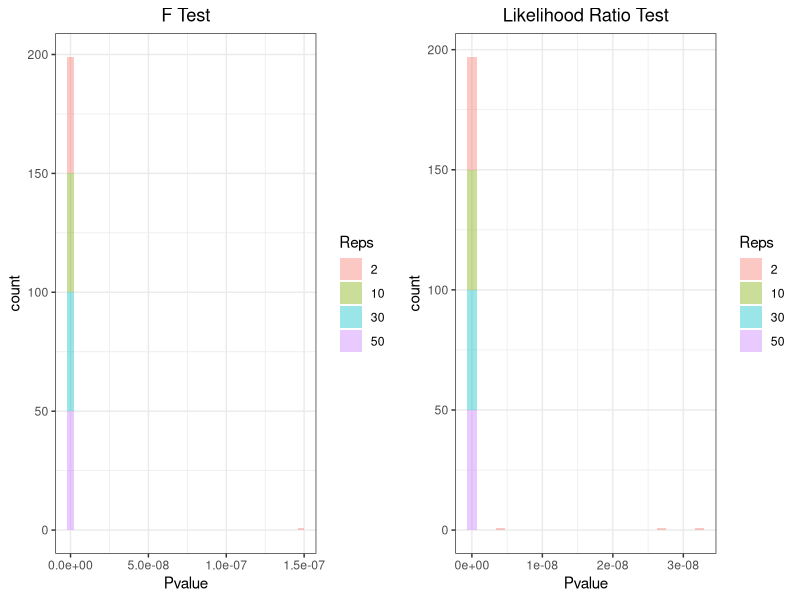
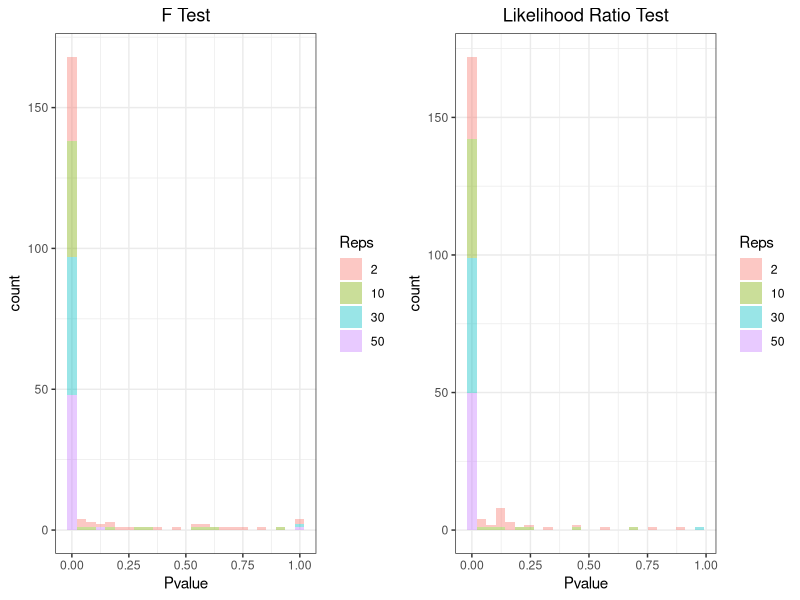
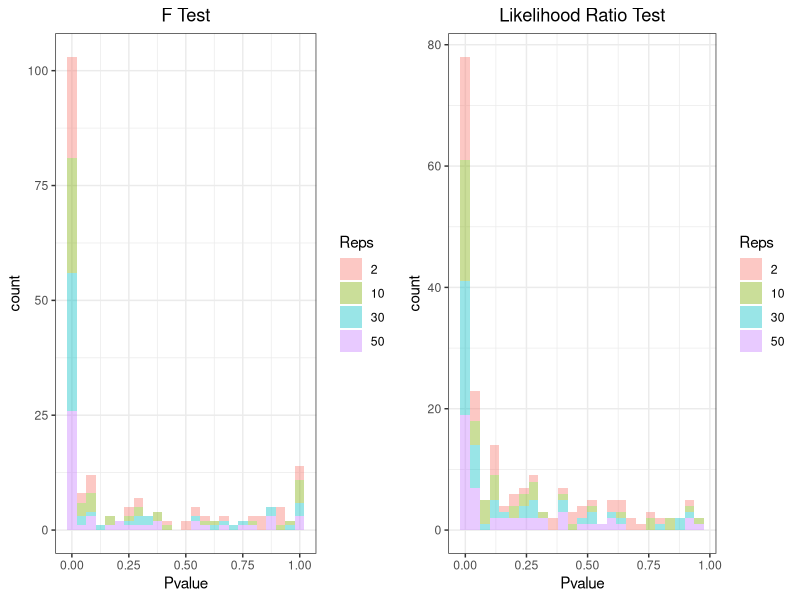

Write the R code that produced these figures, in order.
## ---- chunk 1
library(MASS)
library(dplyr)
library(lme4)
library(nlme)
library(ggplot2)
library(reshape2)
library(gridExtra)
library(kableExtra)
## ---- chunk 2
set.seed(537)

#function to get x matrix
get_y <- function(nreps){
  set.seed(537)
#cell means model 
x <- diag(4)
x1 <- x[1,]
x2 <- x[2,]
x3 <- x[3,]
x4 <- x[4,]

X <- matrix(c(rep(x1,nreps),
         rep(x2,nreps),
         rep(x3,nreps),
         rep(x4,nreps)),
         nrow=nreps*12,ncol=4,byrow=TRUE)

#given the true betas/means
beta <- matrix(c(92,93,98,99),nrow=4,ncol=1)

Z <- matrix(c(rep(x1,nreps*4),
         rep(x2,nreps*4),
         rep(x3,nreps*4)),
         nrow=nreps*3*4,ncol=3,byrow=TRUE)

#Generate u vec
#sigma^2_block = 20
zero_vec <- matrix(rep(0,3),nrow=3,ncol=1)
#G matrix is rxr (6x6)
G <- 20*diag(3)
u <- mvrnorm(1,zero_vec,G)

#Generate error vec
#sigma^2_error = 16
zero_vec2 <- matrix(rep(0,nreps*12),nrow=nreps*12,ncol=1)

R <- 16*diag(nreps*12)
err <- mvrnorm(1,zero_vec2,R)

#Generate y-values
y <- X%*%beta + Z%*%u + err

#create dataset
trts <- matrix(c(rep(c(1,1),nreps),rep(c(1,2),nreps),rep(c(2,1),nreps),rep(c(2,2),nreps)),
               nrow=nreps*12,ncol=2,byrow=TRUE) %>% as.data.frame()
trts

block <- matrix(c(rep(1,nreps*4),rep(2,nreps*4),rep(3,nreps*4)),
                  nrow=nreps*12,ncol=1,byrow=TRUE)
dat <- cbind(trts,block,y)
colnames(dat) <- c("A","B","block","y")

dat
}
df1 <- get_y(nreps=2)
df2 <- get_y(nreps=10) 
df3 <- get_y(nreps=30)
df4 <- get_y(nreps=50)
df5 <- get_y(nreps=100)
## ---- chunk 3

do_Ftest2 <- function(df){
  
df$A <- as.factor(df$A)
df$B <- as.factor(df$B)
fit_reml <- lme(y~ -1 + A:B, random = ~1|block,data=df,method = "ML")
bhat <- fixef(fit_reml) %>% as.data.frame() %>% as.matrix()
rownames(bhat) <- c()
bhat <- bhat %>% as.matrix()
var <- vcov(fit_reml) %>% as.matrix()

C_a <- matrix(c(1/2,-1/2,1/2,-1/2),nrow=1,ncol=4,byrow=TRUE)

C_b <- matrix(c(1/2,1/2,-1/2,-1/2),nrow=1,ncol=4,byrow=TRUE)

C_i <- matrix(c(1,-1,-1,1),nrow=1,ncol=4,byrow=TRUE)

f_stat <- function(mat){
t(mat%*%bhat) %*% solve(mat%*%var%*%t(mat)) %*% (mat%*%bhat)
}
fa <- f_stat(C_a)[1]/1 #df = 1 (2 levels of trt B - 1)
fb <- f_stat(C_b)[1]/1 #df = 1 (2 levels of trt B - 1)
fi <- f_stat(C_i)[1]/1 #df = 1

pa <- 1 - pf(fa,3,nrow(df)-3) 
pb <- 1 - pf(fb,3,nrow(df)-3) 
pi <- 1 - pf(fi,3,nrow(df)-3) 

f_tab <- data.frame("test A"=pa,"test B"=pb,"test Interaction"=pi)
f_tab
}

df_F2 <- rbind(do_Ftest2(df1),do_Ftest2(df2),do_Ftest2(df3),do_Ftest2(df4),do_Ftest2(df5)) %>% as.data.frame()
df_F2 <- cbind(c(2,10,30,50,100),df_F2)
colnames(df_F2) <- c("Repetitions","A","B","Interaction")
df_F2 <- df_F2 %>% round(4)
kable(df_F2) %>% kable_styling(position="center",latex_options="HOLD_position")
## ---- chunk 4

do_LRT <- function(df){
full_mod <- lme(y ~ -1 + A*B, random = ~1|block,data=df,method="ML")

#test trt A 
red_mod1 <- lme(y~ -1 + B, random = ~1|block,data=df,method="ML")
#trt B 
red_mod2 <- lme(y~-1 + A, random = ~1|block, data=df, method="ML")
#interaction
red_mod3 <- lme(y~ -1 + A+B,random = ~1|block, data=df,method="ML")

tab9 <- data.frame("test A"=anova(red_mod1,full_mod)$`p-value`[2],
                   "test B"=anova(red_mod2,full_mod)$`p-value`[2],
                   "test Interaction"=anova(red_mod3,full_mod)$`p-value`[2])
tab9
}

l1 <- do_LRT(df1) %>% round(4)
l2 <- do_LRT(df2) %>% round(4)
l3 <- do_LRT(df3) %>% round(4)
l4 <- do_LRT(df4) %>% round(4)
l5 <- do_LRT(df5) %>% round(4)

df_LRT <- rbind(l1,l2,l3,l4,l5) %>% as.data.frame()
df_LRT <- cbind(c(2,10,30,50,100),df_LRT)
colnames(df_LRT) <- c("Repetitions","A","B","Interaction")
kable(df_LRT) %>% kable_styling(position="center",latex_options="HOLD_position")
## ---- chunk 5
#now, replicate 50 times 
#function to get x matrix
get_yvals <- function(nreps){
#cell means model 
x <- diag(4)
x1 <- x[1,]
x2 <- x[2,]
x3 <- x[3,]
x4 <- x[4,]

X <- matrix(c(rep(x1,nreps),
         rep(x2,nreps),
         rep(x3,nreps),
         rep(x4,nreps)),
         nrow=nreps*12,ncol=4,byrow=TRUE)

#given the true betas/means
beta <- matrix(c(92,93,98,99),nrow=4,ncol=1)

Z <- matrix(c(rep(x1,nreps*4),
         rep(x2,nreps*4),
         rep(x3,nreps*4)),
         nrow=nreps*3*4,ncol=3,byrow=TRUE)

#Generate u vec
#sigma^2_block = 20
zero_vec <- matrix(rep(0,3),nrow=3,ncol=1)
#G matrix is rxr (6x6)
G <- 20*diag(3)
u <- mvrnorm(1,zero_vec,G)

#Generate error vec
#sigma^2_error = 16
zero_vec2 <- matrix(rep(0,nreps*12),nrow=nreps*12,ncol=1)

R <- 16*diag(nreps*12)
err <- mvrnorm(1,zero_vec2,R)

#Generate y-values
y <- X%*%beta + Z%*%u + err
y
}

mydat2 <- replicate(50,get_yvals(nreps=2),simplify="matrix")
mydat10 <- replicate(50,get_yvals(nreps=10),simplify="matrix")
mydat30 <- replicate(50,get_yvals(nreps=30),simplify="matrix")
mydat50 <- replicate(50,get_yvals(nreps=50),simplify="matrix")
#mydat100 <- replicate(50,get_yvals(nreps=100),simplify="matrix")
## ---- chunk 6

#apply the following function to all columns of dataframes
get_df <- function(vals,nreps){
  y <- vals
  trts <- matrix(c(rep(c(1,1),nreps),rep(c(1,2),nreps),rep(c(2,1),nreps),rep(c(2,2),nreps)),
                 nrow=length(vals)*12,ncol=2,byrow=TRUE) %>% as.data.frame()
  trts
  
  block <- matrix(c(rep(1,length(vals)*4),rep(2,length(vals)*4),rep(3,length(vals)*4)),
                  nrow=length(vals)*12,ncol=1,byrow=TRUE)
  dat <- cbind(trts,block,y)
  colnames(dat) <- c("A","B","block","y")
  
  dat
}

list2 <- apply(mydat2,2,get_df,nreps=2)
list10 <- apply(mydat10,2,get_df,nreps=10)
list30 <- apply(mydat30,2,get_df,nreps=30)
list50 <- apply(mydat50,2,get_df,nreps=50)

## ---- chunk 7

## F test WITH Random effect 

### 2 repetitions per trt combination:
list_t2 <- lapply(list2,do_Ftest2)
df_sim2 <- bind_rows(list_t2)

### 10 reps per trt combo: 
list_t10 <- lapply(list10,do_Ftest2)
df_sim10 <- bind_rows(list_t10)

### 30 reps per trt combo: 
list_t30 <- lapply(list30,do_Ftest2)
df_sim30 <- bind_rows(list_t30)

## 50 reps per trt combo: 
list_t50 <- lapply(list50,do_Ftest2)
df_sim50 <- bind_rows(list_t50)

df_sim2$reps <- 2
df_sim10$reps <- 10
df_sim30$reps <- 30
df_sim50$reps <- 50

plottingdf <- rbind(df_sim2,df_sim10,df_sim30,df_sim50)
plottingdf$reps <- as.factor(plottingdf$reps)
testAdf <- plottingdf[,c("test.A","reps")]
testBdf <- plottingdf[,c("test.B","reps")]
testIdf <- plottingdf[,c("test.Interaction","reps")]

#test A 
colnames(testAdf) <- c("Pvalue","Reps")
g1a <- ggplot() + geom_histogram(mapping=aes(x=Pvalue, fill=Reps),data=testAdf,alpha=0.4,bins=35) + 
  labs(title="F Test") + theme_bw() +
  theme(plot.title = element_text(hjust = 0.5)) 

pltdatB <- melt(testBdf,id="test.B")
colnames(testBdf) <- c("Pvalue","Reps")
g2a <- ggplot(testBdf,aes(x=Pvalue, fill=Reps)) + geom_histogram(alpha=0.4,bins=25) + 
  labs(title="F Test") + theme_bw() + 
  theme(plot.title = element_text(hjust = 0.5))

colnames(testIdf) <- c("Pvalue","Reps")
g3a <- ggplot(testIdf,aes(x=Pvalue, fill=Reps)) + geom_histogram(alpha=0.4,bins=25) + 
  labs(title="F Test") + theme_bw() + 
  theme(plot.title = element_text(hjust = 0.5)) 

## ---- chunk 8
## LRT 

### 2 repetitions per trt combination:
list_t2 <- lapply(list2,do_LRT)
df_sim2 <- bind_rows(list_t2)

### 10 reps per trt combo: 
list_t10 <- lapply(list10,do_LRT)
df_sim10 <- bind_rows(list_t10)

### 30 reps per trt combo: 
list_t30 <- lapply(list30,do_LRT)
df_sim30 <- bind_rows(list_t30)

## 50 reps per trt combo: 
list_t50 <- lapply(list50,do_LRT)
df_sim50 <- bind_rows(list_t50)

df_sim2$reps <- 2
df_sim10$reps <- 10
df_sim30$reps <- 30
df_sim50$reps <- 50

plottingdf <- rbind(df_sim2,df_sim10,df_sim30,df_sim50)
plottingdf$reps <- as.factor(plottingdf$reps)
testAdf <- plottingdf[,c("test.A","reps")]
testBdf <- plottingdf[,c("test.B","reps")]
testIdf <- plottingdf[,c("test.Interaction","reps")]

#test A 
colnames(testAdf) <- c("Pvalue","Reps")
g1b <- ggplot(testAdf,aes(x=Pvalue, fill=Reps)) + geom_histogram(alpha=0.4,bins=25) + 
  labs(title="Likelihood Ratio Test") + theme_bw() +
  theme(plot.title = element_text(hjust = 0.5)) 

#test B
colnames(testBdf) <- c("Pvalue","Reps")
g2b <- ggplot(testBdf,aes(x=Pvalue, fill=Reps)) + geom_histogram(alpha=0.4,bins=25) + 
  labs(title="Likelihood Ratio Test") + theme_bw() + 
  theme(plot.title = element_text(hjust = 0.5))

#test I
colnames(testIdf) <- c("Pvalue","Reps")
g3b <- ggplot(testIdf,aes(x=Pvalue, fill=Reps)) + geom_histogram(alpha=0.4,bins=25) + 
  labs(title="Likelihood Ratio Test") + theme_bw() + 
  theme(plot.title = element_text(hjust = 0.5)) 

## ---- chunk 9
grid.arrange(g1a,g1b,ncol=2)
## ---- chunk 10
grid.arrange(g2a,g2b,ncol=2)
## ---- chunk 11
grid.arrange(g3a,g3b,ncol=2)
